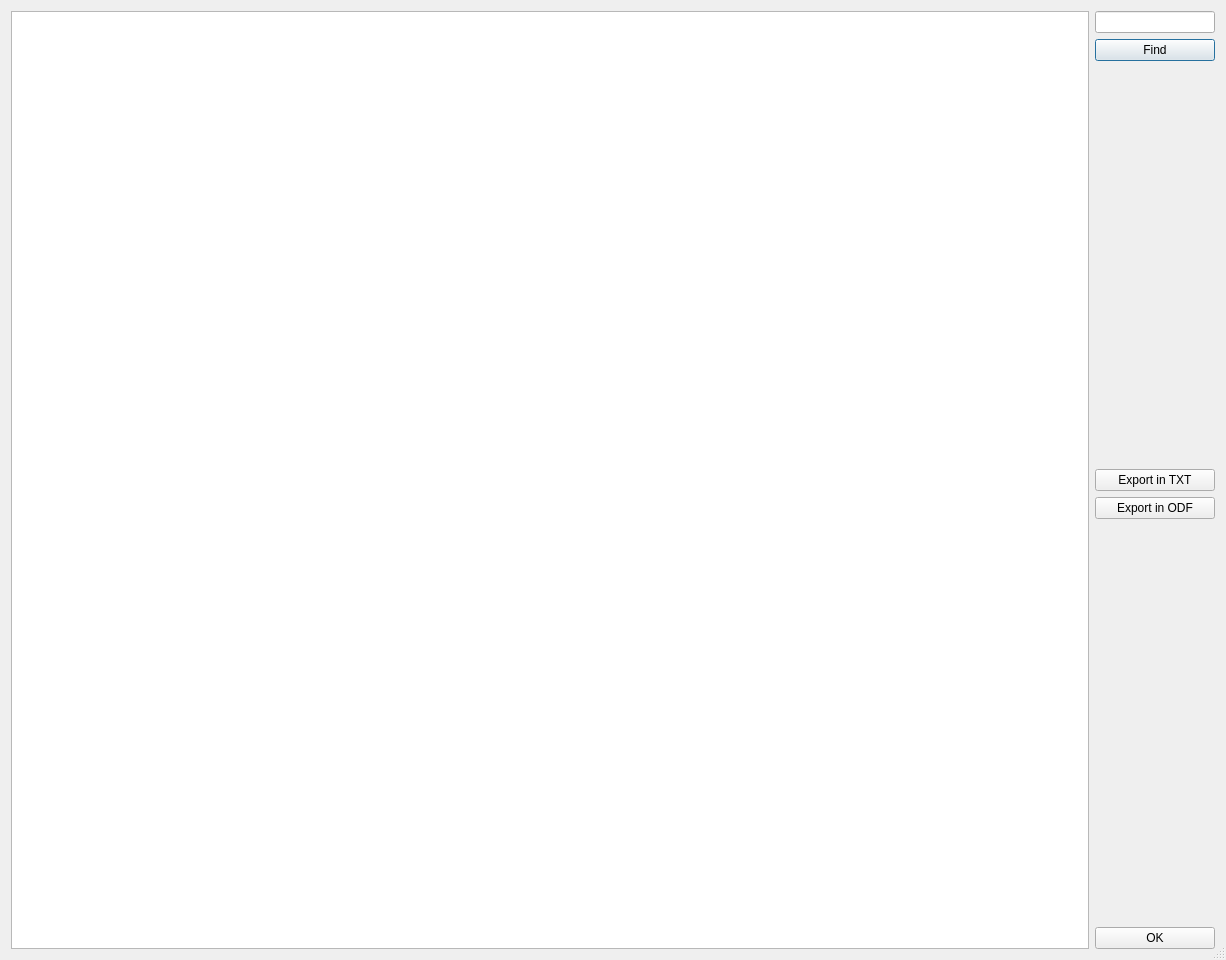
<?xml version="1.0" encoding="UTF-8"?>
<ui version="4.0">
 <class>IocList</class>
 <widget class="QDialog" name="IocList">
  <property name="geometry">
   <rect>
    <x>0</x>
    <y>0</y>
    <width>1226</width>
    <height>960</height>
   </rect>
  </property>
  <property name="sizePolicy">
   <sizepolicy hsizetype="MinimumExpanding" vsizetype="MinimumExpanding">
    <horstretch>0</horstretch>
    <verstretch>0</verstretch>
   </sizepolicy>
  </property>
  <property name="windowTitle">
   <string>IOCs List</string>
  </property>
  <property name="sizeGripEnabled">
   <bool>true</bool>
  </property>
  <property name="modal">
   <bool>false</bool>
  </property>
  <layout class="QHBoxLayout" name="horizontalLayout">
   <item>
    <widget class="QTextEdit" name="textEdit">
     <property name="sizePolicy">
      <sizepolicy hsizetype="MinimumExpanding" vsizetype="Expanding">
       <horstretch>0</horstretch>
       <verstretch>0</verstretch>
      </sizepolicy>
     </property>
    </widget>
   </item>
   <item>
    <layout class="QVBoxLayout" name="verticalLayout">
     <property name="sizeConstraint">
      <enum>QLayout::SetDefaultConstraint</enum>
     </property>
     <item>
      <widget class="QLineEdit" name="lineEdit_searchString">
       <property name="sizePolicy">
        <sizepolicy hsizetype="Fixed" vsizetype="Fixed">
         <horstretch>0</horstretch>
         <verstretch>0</verstretch>
        </sizepolicy>
       </property>
       <property name="minimumSize">
        <size>
         <width>120</width>
         <height>0</height>
        </size>
       </property>
      </widget>
     </item>
     <item>
      <widget class="QPushButton" name="pushButton_find">
       <property name="sizePolicy">
        <sizepolicy hsizetype="Fixed" vsizetype="Fixed">
         <horstretch>0</horstretch>
         <verstretch>0</verstretch>
        </sizepolicy>
       </property>
       <property name="minimumSize">
        <size>
         <width>120</width>
         <height>0</height>
        </size>
       </property>
       <property name="text">
        <string>Find</string>
       </property>
      </widget>
     </item>
     <item>
      <spacer name="verticalSpacer_2">
       <property name="orientation">
        <enum>Qt::Vertical</enum>
       </property>
       <property name="sizeHint" stdset="0">
        <size>
         <width>20</width>
         <height>40</height>
        </size>
       </property>
      </spacer>
     </item>
     <item>
      <widget class="QPushButton" name="pushButton_txt">
       <property name="sizePolicy">
        <sizepolicy hsizetype="Fixed" vsizetype="Fixed">
         <horstretch>0</horstretch>
         <verstretch>0</verstretch>
        </sizepolicy>
       </property>
       <property name="minimumSize">
        <size>
         <width>120</width>
         <height>0</height>
        </size>
       </property>
       <property name="text">
        <string>Export in TXT</string>
       </property>
      </widget>
     </item>
     <item>
      <widget class="QPushButton" name="pushButton_odf">
       <property name="sizePolicy">
        <sizepolicy hsizetype="Fixed" vsizetype="Fixed">
         <horstretch>0</horstretch>
         <verstretch>0</verstretch>
        </sizepolicy>
       </property>
       <property name="minimumSize">
        <size>
         <width>120</width>
         <height>0</height>
        </size>
       </property>
       <property name="text">
        <string>Export in ODF</string>
       </property>
      </widget>
     </item>
     <item>
      <spacer name="verticalSpacer">
       <property name="orientation">
        <enum>Qt::Vertical</enum>
       </property>
       <property name="sizeHint" stdset="0">
        <size>
         <width>20</width>
         <height>40</height>
        </size>
       </property>
      </spacer>
     </item>
     <item>
      <widget class="QPushButton" name="pushButton_ok">
       <property name="sizePolicy">
        <sizepolicy hsizetype="Fixed" vsizetype="Fixed">
         <horstretch>0</horstretch>
         <verstretch>0</verstretch>
        </sizepolicy>
       </property>
       <property name="minimumSize">
        <size>
         <width>120</width>
         <height>0</height>
        </size>
       </property>
       <property name="text">
        <string>OK</string>
       </property>
      </widget>
     </item>
    </layout>
   </item>
  </layout>
 </widget>
 <resources/>
 <connections/>
</ui>
